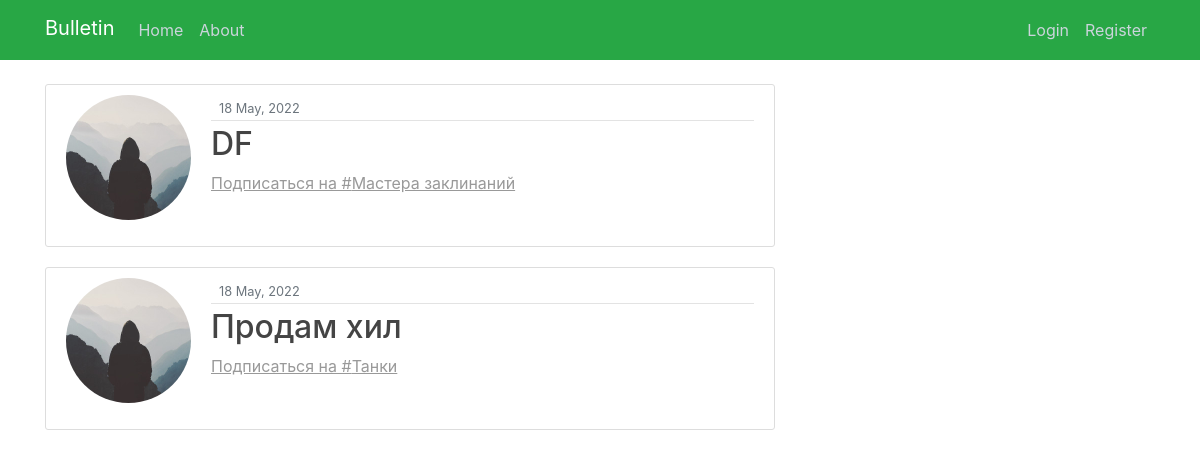
The page / on the database its author committed.
### myboardapp/models.py (models this page shows, shortened)
class Bulletin(models.Model):
    title = models.CharField(max_length=100, blank=True)
    author = models.ForeignKey(User, on_delete=models.CASCADE)
    content = models.TextField()
    file = models.FileField(upload_to='files/',
                                             blank=True,
                                             )
    bulletin_category = models.ForeignKey(CategoryModel, on_delete=models.CASCADE)
    date_created = models.DateTimeField(default=timezone.now)

class CategoryModel(models.Model):
    CHOISES = [
        ('Танки', "Танки"),
        ('Хилы', "Хилы"),
        ('ДД', "ДД"),
        ('Торговцы', "Торговцы"),
        ('Гилдмастеры', "Гилдмастеры"),
        ('Квестгиверы', "Квестгиверы"),
        ('Кузнецы', "Кузнецы"),
        ('Кожевники', "Кожевники"),
        ('Зельевары', "Зельевары"),
        ('Мастера заклинаний', "Мастера заклинаний"),
    ]
    category_name = models.CharField(max_length=255,
                                     choices=CHOISES,
                                     unique=True,
                                     )
    subscribers = models.ManyToManyField(User, null=True, blank=True, related_name='subscriber')
    def __str__(self):
        return f'{self.category_name}'
    """
    >>> from myboardapp.models import Bulletin
    >>> from myboardapp.models import CategoryModel
    >>> CategoryModel.objects.create(category_name = "Offer")
    <CategoryModel: Offer>
    """

### users/models.py (models this page shows, shortened)
class Profile(models.Model):
    user = models.OneToOneField(User, on_delete=models.CASCADE)
    image = models.ImageField(default='default.jpg', upload_to='profile_pics')

### myboardapp/views.py (the view)
# urls.py: path('', PostListView.as_view(), name='home'),
class PostListView(ListView):
    model = Bulletin
    template_name = 'myboardapp/home.html'
    context_object_name = 'bulletins_0'
    ordering = ['-date_created']
    paginate_by = 2

### myboardapp/templates/myboardapp/home.html (shortened to what this page needs)
{% extends "myboardapp/base.html" %}
{% load static %}
{% block content %}
    <main role="main" class="container">
      <div class="row">
        <div class="col-md-8">
            {% for bulletin in bulletins_0 %}
                <article class="media content-section">
                    <img class="rounded-circle account-img" src="{{ bulletin.author.profile.image.url }}">
                    <div class="media-body">
                        <div class="article-metadata">
                      <small class="text-muted">{{ bulletin.date_created|date:"d F, Y" }}</small>
                    </div>
                    <h2><a class="article-title" href="{% url 'bulletin-detail' bulletin.id %}">{{ bulletin.title }}</a></h2>
                    <a span style="color: #999999;" href="{% url 'bulletin-subscribe' bulletin.id %}"><u> Подписаться на #{{ bulletin.bulletin_category }} </u></a> </p>
                  </div>
                </article>
            {% endfor %}
        </div>
      </div>
    </main>
{% endblock content %}

### myboardapp/static/myboardapp/mail.css (style rules this page uses)
h1, h2, h3, h4, h5, h6 { color: #444444; }
.content-section { background: #ffffff; padding: 10px 20px; border: 1px solid #dddddd; border-radius: 3px; margin-bottom: 20px; }
.article-title { color: #444444; }
.article-metadata { padding-bottom: 1px; margin-bottom: 4px; border-bottom: 1px solid #e3e3e3 }
.account-img { height: 125px; width: 125px; margin-right: 20px; margin-bottom: 16px; }

### rows shown on the page
Bulletin: author.profile.image (placeholder picture), date_created "18 May, 2022", title "DF", bulletin_category "Мастера заклинаний"
Bulletin: author.profile.image (placeholder picture), date_created "18 May, 2022", title "Продам хил", bulletin_category "Танки"
